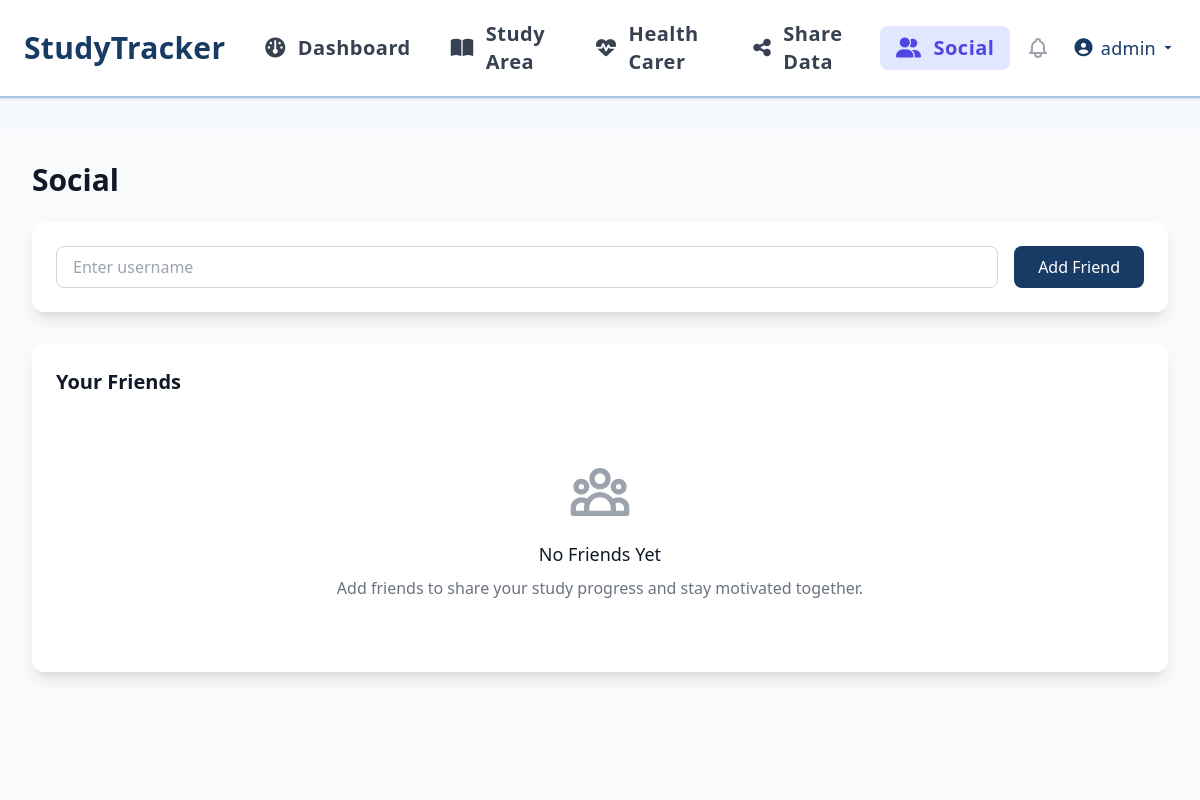
Page /friends (signed in) on the earlier database version.
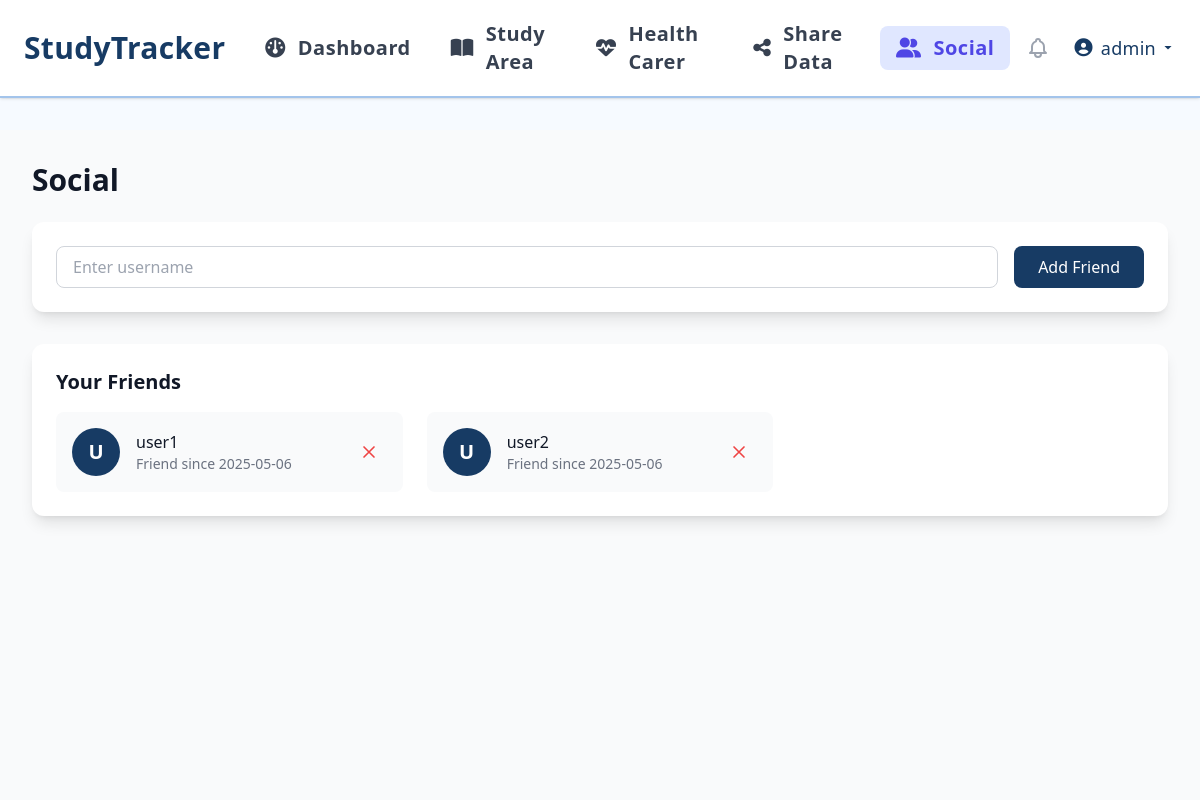
Same page on the later database version.
### app/models.py (models this page shows)
class User(db.Model):
    id = db.Column(db.Integer, primary_key=True)
    username = db.Column(db.String(80), unique=True, nullable=False)
    password = db.Column(db.String(120), nullable=False)
    email = db.Column(db.String(120), unique=True, nullable=False)
    created_at = db.Column(db.DateTime, default=lambda: datetime.now(UTC))
    study_sessions = db.relationship('StudySession', backref='user', lazy=True)
    tasks = db.relationship('Task', backref='user', lazy=True)
    wellness_checks = db.relationship('WellnessCheck', backref='user', lazy=True)
    friends = db.relationship(
        'User',
        secondary='friendship',
        primaryjoin=(Friendship.user_id == id),
        secondaryjoin=(Friendship.friend_id == id),
        backref='friend_of'
    )
    sent_friend_requests = db.relationship('FriendRequest', foreign_keys='FriendRequest.from_user_id', backref='from_user', lazy=True)
    received_friend_requests = db.relationship('FriendRequest', foreign_keys='FriendRequest.to_user_id', backref='to_user', lazy=True)

### app/routes.py (the view, shortened to what this page needs)
    @app.route('/friends', methods=['GET', 'POST'])
    def friends():
        if 'username' not in session:
            return redirect(url_for('login'))
        user = User.query.filter_by(username=session['username']).first()
        friends = user.friends
        pending_requests = FriendRequest.query.filter_by(to_user_id=user.id, status='pending').all()
        return render_template('friends.html', friends=friends, pending_requests=pending_requests)

### templates/friends.html (shortened to what this page needs)
{% extends "base.html" %}
{% block content %}
<div class="h-full w-full bg-gray-50 dark:bg-gray-800">
    <div class="h-full w-full p-8">
        <div class="max-w-7xl mx-auto">
            <h1 class="text-3xl font-bold mb-6 text-gray-900 dark:text-white">Social</h1>
            <div class="bg-white dark:bg-gray-700 rounded-xl shadow-lg p-6 mb-8">
                <form method="POST" class="flex gap-4">
                    <input type="text" name="friend_username" placeholder="Enter username"
                           required
                           class="flex-1 border border-gray-300 dark:border-gray-600 rounded-lg px-4 py-2 focus:outline-none focus:ring-2 focus:ring-primary dark:bg-gray-600 dark:text-white">
                    <button type="submit"
                            class="px-6 py-2 bg-primary text-white rounded-lg hover:bg-secondary transition-colors duration-300">
                        Add Friend
                    </button>
                </form>
            </div>
            <div class="bg-white dark:bg-gray-700 rounded-xl shadow-lg p-6">
                <h2 class="text-xl font-semibold text-gray-900 dark:text-white mb-4">Your Friends</h2>
                {% if friends %}
                    <div class="grid grid-cols-1 md:grid-cols-2 lg:grid-cols-3 gap-6">
                        {% for friend in friends %}
                            <div class="bg-gray-50 dark:bg-gray-600 rounded-lg p-4 flex items-center justify-between">
                                <div class="flex items-center space-x-4">
                                    <div class="w-12 h-12 rounded-full bg-primary flex items-center justify-center text-xl font-bold text-white">
                                        {{ friend.username[0]|upper }}
                                    </div>
                                    <div>
                                        <h3 class="font-medium text-gray-900 dark:text-white">{{ friend.username }}</h3>
                                        <p class="text-sm text-gray-500 dark:text-gray-400">Friend since {{ friend.created_at.strftime('%Y-%m-%d') }}</p>
                                    </div>
                                </div>
                                <button onclick="showRemoveFriendModal('{{ friend.username|e }}', '{{ friend.id|e }}')"
                                        class="text-red-500 hover:text-white hover:bg-red-500 rounded-full p-2 transition-colors duration-300"
                                        title="Remove Friend">
                                    <svg xmlns="http://www.w3.org/2000/svg" class="h-5 w-5" fill="none"
                                         viewBox="0 0 24 24" stroke="currentColor">
                                        <path stroke-linecap="round" stroke-linejoin="round" stroke-width="2"
                                              d="M6 18L18 6M6 6l12 12"/>
                                    </svg>
                                </button>
                            </div>
                        {% endfor %}
                    </div>
                {% else %}
                    <div class="text-center py-12">
                        <div class="w-16 h-16 mx-auto mb-4 text-gray-400">
                        </div>
                        <h3 class="text-lg font-medium text-gray-900 dark:text-white mb-2">No Friends Yet</h3>
                        <p class="text-gray-500 dark:text-gray-400">Add friends to share your study progress and stay motivated together.</p>
                    </div>
                {% endif %}
            </div>
        </div>
    </div>
</div>
{% endblock %}

### templates/base.html (shortened to what this page needs)
<!DOCTYPE html>
<html lang="en" class="h-full">
<head>
    <script src="https://cdn.tailwindcss.com"></script>
    <link rel="stylesheet" href="https://cdn.jsdelivr.net/npm/flatpickr/dist/flatpickr.min.css">
    <link rel="stylesheet" href="{{ url_for('static', filename='css/styles.css') }}">
    <link rel="stylesheet" href="https://cdnjs.cloudflare.com/ajax/libs/font-awesome/6.5.0/css/all.min.css" />
</head>
<body class="bg-background text-primary h-full flex flex-col">
    <nav class="flex items-center bg-white px-6 py-3 shadow justify-between sticky top-0 z-50 text-lg">
        <div class="flex items-center flex-shrink-0 mr-6">
            <a href="{% if session.get('username') %}{{ url_for('dashboard') }}{% else %}{{ url_for('index') }}{% endif %}"
               class="text-3xl font-extrabold text-primary hover:text-secondary transition-colors duration-300">
                StudyTracker
            </a>
        </div>
        <div class="hidden md:flex items-center flex-1 justify-center">
            {% if session.get('username') %}
            <a href="{{ url_for('dashboard') }}"
               class="flex items-center px-4 py-2 rounded-lg mr-2 {% if request.endpoint == 'dashboard' %}bg-indigo-100 text-indigo-600 font-semibold{% else %}text-gray-700 hover:text-indigo-600 hover:bg-indigo-50{% endif %} text-xl">
                <i class="fa-solid fa-gauge mr-3 text-xl"></i> Dashboard
            </a>
            <a href="{{ url_for('study_area') }}"
               class="flex items-center px-4 py-2 rounded-lg mr-2 {% if request.endpoint == 'study_area' %}bg-indigo-100 text-indigo-600 font-semibold{% else %}text-gray-700 hover:text-indigo-600 hover:bg-indigo-50{% endif %} text-xl">
                <i class="fa-solid fa-book-open mr-3 text-xl"></i> Study Area
            </a>
            <a href="{{ url_for('health_carer') }}"
               class="flex items-center px-4 py-2 rounded-lg mr-2 {% if request.endpoint == 'health_carer' %}bg-indigo-100 text-indigo-600 font-semibold{% else %}text-gray-700 hover:text-indigo-600 hover:bg-indigo-50{% endif %} text-xl">
                <i class="fa-solid fa-heart-pulse mr-3 text-xl"></i> Health Carer
            </a>
            <a href="{{ url_for('share_data') }}"
               class="flex items-center px-4 py-2 rounded-lg mr-2 {% if request.endpoint == 'share_data' %}bg-indigo-100 text-indigo-600 font-semibold{% else %}text-gray-700 hover:text-indigo-600 hover:bg-indigo-50{% endif %} text-xl">
                <i class="fa-solid fa-share-nodes mr-3 text-xl"></i> Share Data
            </a>
            <a href="{{ url_for('friends') }}"
               class="flex items-center px-4 py-2 rounded-lg mr-2 {% if request.endpoint == 'friends' %}bg-indigo-100 text-indigo-600 font-semibold{% else %}text-gray-700 hover:text-indigo-600 hover:bg-indigo-50{% endif %} text-xl">
                <i class="fa-solid fa-user-group mr-3 text-xl"></i> Social
            </a>
            {% endif %}
        </div>
        <div class="flex items-center space-x-4">
            {% if not (request.endpoint == 'index' and not session.get('username')) %}
            <div class="flex items-center space-x-4">
                {% if session.get('username') %}
                <a href="{{ url_for('notifications') }}" class="relative flex items-center px-2 py-2 hidden md:flex">
                </a>
                <div class="relative group inline-block hidden md:inline-block">
                    <a href="{{ url_for('profile') }}"
                       class="inline-flex items-center text-primary hover:text-secondary transition-colors duration-300 font-medium">
                        <i class="fa-solid fa-user-circle mr-2"></i>
                        {{ session['username'] }}
                        <svg class="ml-1 w-4 h-4 fill-current" xmlns="http://www.w3.org/2000/svg" viewBox="0 0 20 20">
                            <path d="M5.516 7.548L10 12l4.484-4.452z" />
                        </svg>
                    </a>
                </div>
                {% endif %}
            </div>
            {% endif %}
        </div>
    </nav>
    <main class="flex-1 w-full page-content {% if request.endpoint != 'index' %}pt-8{% endif %}">
        {% block content %}
        {% endblock %}
    </main>
</body>
</html>

### static/css/styles.css (style rules this page uses)
body { background-color: #ffffff; color: #000000; }
:root { --primary-bg: #F6FAFF; --accent-yellow: #FFDE70; --secondary-blue: #A3C4EB; --primary-blue: #173B64; }
body { background-color: var(--primary-bg); color: var(--primary-blue); }
nav { background-color: white !important; border-bottom: 2px solid var(--secondary-blue) !important; box-shadow: 0 2px 4px rgba(23, 59, 100, 0.1); }
nav a { font-weight: 500; letter-spacing: 0.3px; position: relative; padding: 0.5rem 0; }
nav .text-xl { font-weight: 600; letter-spacing: 0.5px; }
a { color: var(--primary-blue); transition: color 0.3s ease; }
input, select, textarea { border: 1px solid var(--secondary-blue); border-radius: 4px; padding: 8px; }
.page-content { opacity: 0; animation: fadeIn 0.1s ease-in-out forwards; }

Differences in the rows shown:
added User: username "U", username "user1", created_at "2025-05-06"
added User: username "U", username "user2", created_at "2025-05-06"
Other differences:
text no longer shown: "No Friends Yet Add friends to share your study progress and stay motivated together."
